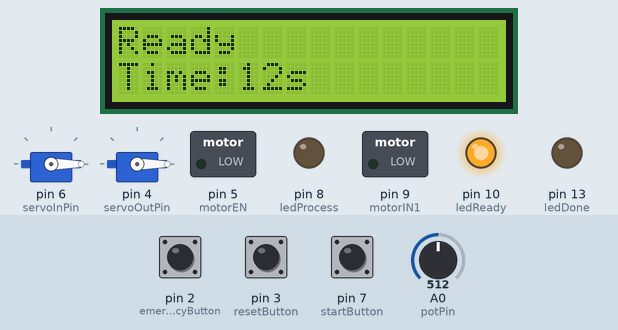
This sketch was run on a simulated Arduino Uno, built with avr-gcc and run on an emulated ATmega328P. Shown: 2 × servo, 16×2 character LCD, switched loads named in the sketch (green lamp = pin HIGH), output pins drawn as LEDs (lit = HIGH). Dashed ring = blinking. Inputs (shaded band) come from the test bench; at power-on: pin 7 (startButton) HIGH, pin 2 (emergencyButton) HIGH, pin 3 (resetButton) HIGH, A0 (potPin) = 512.

Above: at 2.7 s.
2.8 s: pin 7 (startButton) pulled LOW for 0.15 s
At 3.4 s:
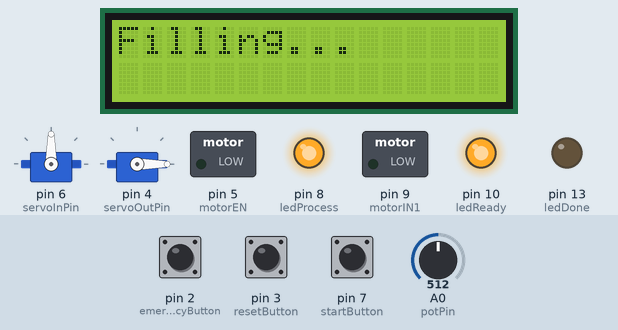
5.9 s: pin 2 (emergencyButton) pulled LOW for 0.15 s
At 6.18 s:
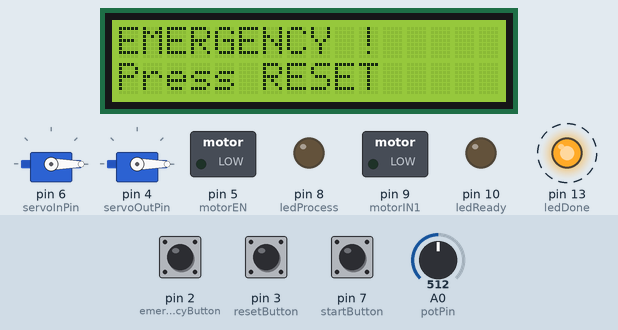
Timing chart, 0 to 13.7 s (numbered marks = the images above; inputs shaded):
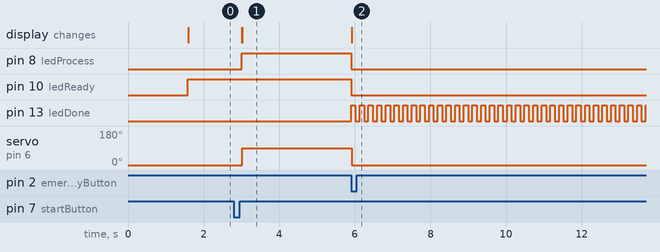

Measured:
- after the input at 2.8 s, pin 8 (ledProcess): LOW → HIGH after 0.21 s; servo on pin 6 (servoInPin): 0° → 90° after 0.22 s; the display: first changes after 0.21 s (image 1 shows a later state)
- after the input at 5.9 s, pin 5 (motorEN), pin 9 (motorIN1): stays LOW (without the input it goes to HIGH after 0.13 s); pin 8 (ledProcess), pin 10 (ledReady): HIGH → LOW at once; pin 13 (ledDone): alternates HIGH for 0.11 s and LOW for 0.11 s, starting at once; the display: changes at once (image 2)

The sketch:

Code.ino
```cpp
#include <Wire.h>
#include <LiquidCrystal_I2C.h>
#include <Servo.h>

LiquidCrystal_I2C lcd(0x27, 16, 2);

//Input Sensor
int potPin = A0;
int startButton = 7;
int emergencyButton = 2;
int resetButton = 3;

//Servo
Servo valveIn;
Servo valveOut;
int servoInPin = 6;
int servoOutPin = 4;

//Motor
int motorIN1 = 9;
int motorEN  = 5;

//LED
int ledReady   = 10;
int ledProcess = 8;
int ledDone    = 13;

//Status
bool running = false;
bool emergencyActive = false;

unsigned long lastBlink = 0;
bool ledState = false;

bool safeDelay(unsigned long duration) {
  unsigned long start = millis();
  while (millis() - start < duration) {

    if (digitalRead(emergencyButton) == LOW) {
      emergencyActive = true;
      return true;
    }
  }
  return false;
}

void setup() {

  pinMode(startButton, INPUT_PULLUP);
  pinMode(emergencyButton, INPUT_PULLUP);
  pinMode(resetButton, INPUT_PULLUP);

  pinMode(motorIN1, OUTPUT);
  pinMode(motorEN, OUTPUT);

  pinMode(ledReady, OUTPUT);
  pinMode(ledProcess, OUTPUT);
  pinMode(ledDone, OUTPUT);

  valveIn.attach(servoInPin);
  valveOut.attach(servoOutPin);

  valveIn.write(0);
  valveOut.write(0);

  lcd.init();
  lcd.backlight();

  lcd.print("Mixer ON");
  delay(1500);
  lcd.clear();
}

void loop() {

  //Emergency
  if (emergencyActive) {

    digitalWrite(motorEN, LOW);
    valveIn.write(0);
    valveOut.write(0);

    digitalWrite(ledReady, LOW);
    digitalWrite(ledProcess, LOW);

    if (millis() - lastBlink > 100) {
      lastBlink = millis();
      ledState = !ledState;
      digitalWrite(ledDone, ledState);
    }

    lcd.setCursor(0,0);
    lcd.print("EMERGENCY !");
    lcd.setCursor(0,1);
    lcd.print("Press RESET ");

    if (digitalRead(resetButton) == LOW) {
      emergencyActive = false;
      running = false;
      digitalWrite(ledDone, LOW);
      lcd.clear();
      delay(300);
    }

    return;
  }

  int potValue = analogRead(potPin);
  int mixTime = map(potValue, 0, 1023, 5, 20);

  //First Posit Init
  if (!running) {

    digitalWrite(ledReady, HIGH);
    digitalWrite(ledProcess, LOW);
    digitalWrite(ledDone, LOW);

    digitalWrite(motorEN, LOW);

    valveIn.write(0);
    valveOut.write(0);

    lcd.setCursor(0,0);
    lcd.print("Ready        ");
    lcd.setCursor(0,1);
    lcd.print("Time:");
    lcd.print(mixTime);
    lcd.print("s   ");

    if (digitalRead(startButton) == LOW) {
      running = true;
      delay(200);
      lcd.clear();
    }
  }

  else {
    //Fill (Valve In)
    digitalWrite(ledProcess, HIGH);

    lcd.setCursor(0,0);
    lcd.print("Filling...   ");

    valveIn.write(90);
    if (safeDelay(3000)) return;

    //Mix
    lcd.clear();
    lcd.print("Mixing...    ");

    valveIn.write(0);

    digitalWrite(motorIN1, HIGH);
    digitalWrite(motorEN, HIGH);

    if (safeDelay(mixTime * 1000)) return;

    digitalWrite(motorEN, LOW);

    //Out (Valve Out)
    lcd.clear();
    lcd.print("Discharge... ");

    valveOut.write(90);
    if (safeDelay(3000)) return;

    valveOut.write(0);

    //DONE
    digitalWrite(ledProcess, LOW);
    digitalWrite(ledDone, HIGH);

    lcd.clear();
    lcd.print("Done");

    if (safeDelay(3000)) return;

    running = false;
    lcd.clear();
  }
}
```
